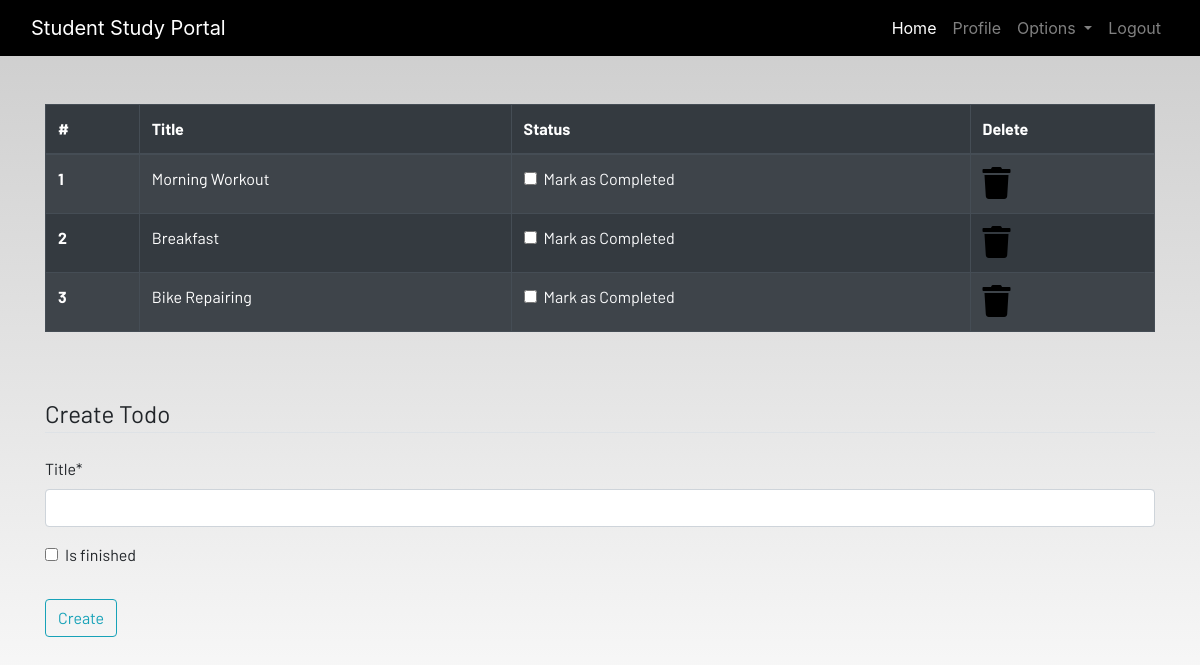
Page /todo (signed in) on the committed database.
### dashboard/models.py (models this page shows, shortened)
class Todo(models.Model):
    user = models.ForeignKey(User,on_delete=models.CASCADE)
    title = models.CharField(max_length=100)
    is_finished = models.BooleanField(default=False)

### dashboard/views.py (the view)
# urls.py: path('todo',views.todo, name="todo"),
@login_required
def todo(request):
    if request.method == "POST":
        form = TodoForm(request.POST)
        if form.is_valid():
            try:
                finished = request.POST["is_finished"]
                if finished == 'on':
                    finished = True
                else:
                    finished = False
            except:
                finished = False
            todos = Todo(
                user = request.user,
                title = request.POST['title'],
                is_finished = finished
            )
            todos.save()
            messages.success(request, f"Todo added from {request.user.username}!!")
    else:
        form = TodoForm()
    todo = Todo.objects.filter(user=request.user)
    if len(todo) == 0:
        todos_done = True
    else:
        todos_done = False
    context = {
        'form':form,
        'todos':todo,
        'todos_done':todos_done
    }
    return render(request,"dashboard/todo.html", context)

### dashboard/forms.py
class TodoForm(forms.ModelForm):
    class Meta:
        model = Todo
        fields = ['title', 'is_finished']

### dashboard/templates/dashboard/todo.html (shortened to what this page needs)
{% extends 'dashboard/base.html' %}
{% load static %}
{% load crispy_forms_tags %}
{% block content %}
<div class="container">
    {% if not todos_done %}
    <table class="table table-striped table-bordered table-hover table-dark">
        <thead>
            <tr>
                <th scope="col">#</th>
                <th scope="col">Title</th>
                <th scope="col">Status</th>
                <th scope="col">Delete</th>
            </tr>
        </thead>
        <tbody>
            {% for todo in todos %}
            <tr>
                <th scope="row">{{forloop.counter}}</th>
                <td>{{todo.title}}</td>
                <td>
                    <a href="{% url 'update-todo' todo.id %}">
                        <div class="form-check">
                            {% if todo.is_finished == True %}
                            <input class="form-check-input" type="checkbox" value="" checked>
                            {% else %}
                            <input class="form-check-input" type="checkbox" value="">
                            {% endif %}
                            <label class="form-check-label text-light" for="flexCheckDefault">
                                Mark as Completed
                            </label>
                        </div>
                    </a>
                </td>
                <td><a href="{% url 'delete-todo' todo.id %}"><i class="fa fa-trash fa-2x"></i></a></td>
            </tr>
            {% endfor %}
        </tbody>
    </table>
    {% else %}
    <h4>All tasks have been done!! create to add more</h4>
    {% endif %}
</div><br><br>
<div class="container">
    <form method="POST">
        <fieldset class="form-group">
            <legend class="border-bottom mb-4">Create Todo</legend>
            {{form|crispy}}
        </fieldset>
        <div class="form-group">
            <button href="" class="btn btn-outline-info" type="submit">
                Create
            </button>
        </div>
    </form>
</div>
{% endblock content %}

### static/css/main.css (style rules this page uses)
html { scroll-behavior: smooth; height: 100%; width: 100%; }
a { text-decoration: none !important; color: black; }
html, body { max-width: 100%; overflow-x: hidden; height: 100%; width: 100%; }
body { background: linear-gradient(rgba(0, 0, 0, 0.2), rgba(255, 255, 255, 0.5)); overflow-x: hidden; background-repeat: no-repeat; }
.fa { color: black; }

### rows in the picture
Todo: title "Morning Workout"
Todo: title "Breakfast"
Todo: title "Bike Repairing"
